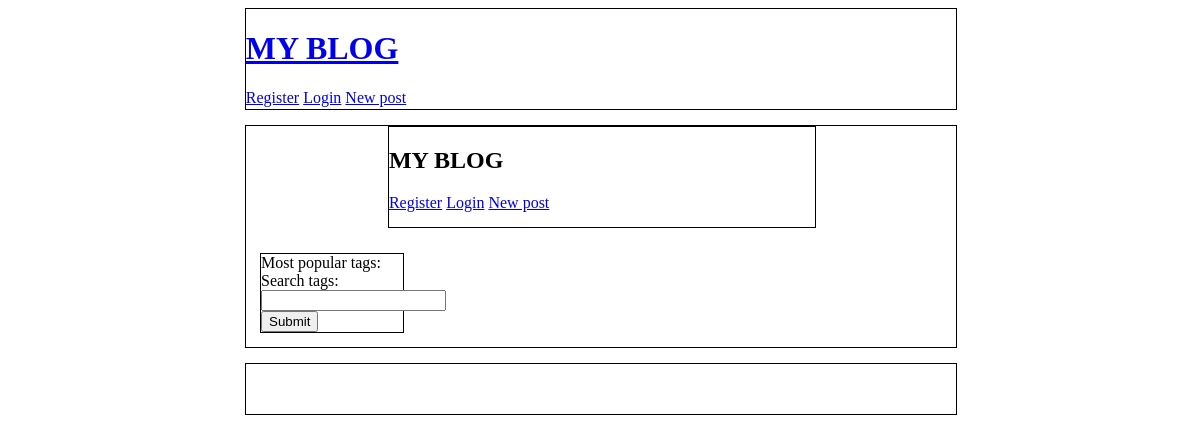
Before: /tp/index.php with the older database file.
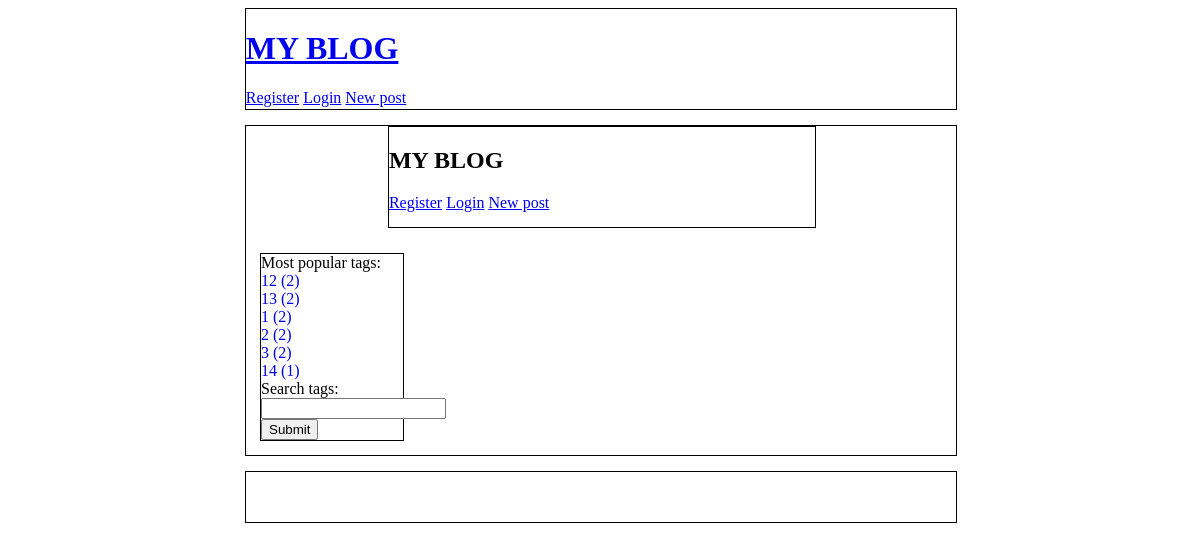
After: the same page with the newer database file.
### tables this page shows
CREATE TABLE IF NOT EXISTS `tags` (
  `tag_id` int(11) unsigned NOT NULL AUTO_INCREMENT,
  `tag_count` int(11) unsigned NOT NULL DEFAULT '1',
  `tag_title` varchar(20) NOT NULL,
  PRIMARY KEY (`tag_id`),
  UNIQUE KEY `tag_title` (`tag_title`)
);

### tp/index.php (the view, shortened to what this page needs)
<!DOCTYPE html>
<html>
<head>
    <link type="text/css" rel="stylesheet" href="Styles/index.css"/>
</head>
<body>
<header>
    <h1><a href="index.php">MY BLOG</a></h1>
    <a href="register.php">Register</a>
    <a href="login.php">Login</a>
    <a href="addpost.php">New post</a>
</header>
<main>
    <section>
    <?php
    include "header.php";
     ?>
    </section>
    <aside>
        Most popular tags:<br>
        <?php
        $query="SELECT tag_title, tag_count FROM tags ORDER BY tag_count DESC LIMIT 10";
        $sth =  $db->query($query);
        while ($row = $sth->fetch(PDO::FETCH_ASSOC))
        {
            $title = $row['tag_title'];
            $count = $row['tag_count'];
            ?>
            <a href='index.php?tag=<?=$title?>' style="text-decoration:none;"><?=$title?> (<?=$count?>)</a><br>
        <?php
        }
        ?>
        <form method="get">
            <label for="tag">Search tags:</label><br>
            <input type="text" name="tag" id="tag"><br>
            <input type="submit">
        </form>
    </aside>
</main>
<footer>
</footer>
</body>
</html>

### tp/header.php (shortened to what this page needs)
<DOCTYPE html>
    <html>
    <head>
    </head>
    <body>
    <header>
        <h1>MY BLOG</h1>
        <a href="register.php">Register</a>
        <a href="login.php">Login</a>
        <a href="addpost.php">New post</a>
    </header>
    </body>
    </html>

### tp/Styles/index.css (style rules this page uses)
main,header { width: 60%; margin-left: 20%; border: 1px solid black; }
main { height: 100%; display: inline-block; }
header { margin-bottom: 15px; height: 100px; }
footer { margin-top: 15px; height: 50px; margin-left: 20%; width: 60%; border: 1px solid black; display: inline-block; }
aside { display: inline-block; width: 20%; top:15px; bottom:0; margin:2%; margin-top: 10px; border: 1px solid black; }

### tp/header.php (style rules this page uses)
main,header { width:60%; margin-left: 20%; border: 1px solid black; }
main { height: 100%; display: inline-block; }
header { margin-bottom: 15px; height: 100px; }

Changed rows visible on the page:
added tags: tag_title "12", tag_count "2"
added tags: tag_title "13", tag_count "2"
added tags: tag_title "1", tag_count "2"
added tags: tag_title "2", tag_count "2"
added tags: tag_title "3", tag_count "2"
added tags: tag_title "14", tag_count "1"
